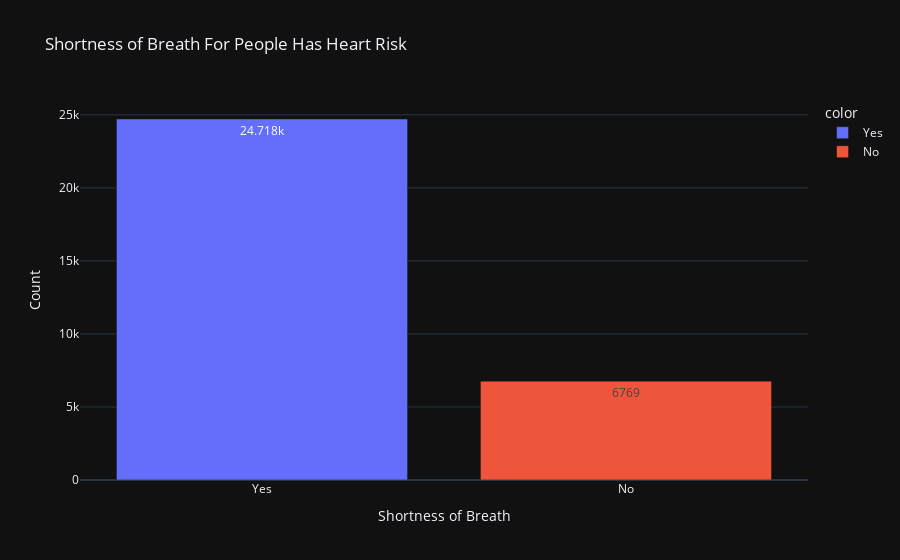

Notebook cell for this chart:
### Markdown cell above
#### Difficulty breathing, often associated with heart conditions.

### Code cell
df['Shortness_of_Breath_category'] = df['Shortness_of_Breath'].map({0:'No',1:'Yes'})
fig = px.bar(df[df['Heart_Risk'] == 1]['Shortness_of_Breath_category'].value_counts(),
             color = df[df['Heart_Risk'] == 1]['Shortness_of_Breath_category'].value_counts().index,
             template = 'plotly_dark',
             title = 'Shortness of Breath For People Has Heart Risk',
             labels = {'value':'Count','Shortness_of_Breath_category':'Shortness of Breath'},
             text_auto = True
             )
fig.show()

### Figure 1 — Plotly figure (JSON) as saved in the notebook; plotly's stock layout.template omitted (floating-point values rounded to 4 significant figures)
{"data": [{"hovertemplate": "color=Yes<br>Shortness of Breath=%{x}<br>Count=%{y}<extra></extra>", "legendgroup": "Yes", "marker": {"color": "#636efa", "pattern": {"shape": ""}}, "name": "Yes", "orientation": "v", "showlegend": true, "textposition": "auto", "texttemplate": "%{y}", "type": "bar", "x": ["Yes"], "xaxis": "x", "y": [24718], "yaxis": "y"}, {"hovertemplate": "color=No<br>Shortness of Breath=%{x}<br>Count=%{y}<extra></extra>", "legendgroup": "No", "marker": {"color": "#EF553B", "pattern": {"shape": ""}}, "name": "No", "orientation": "v", "showlegend": true, "textposition": "auto", "texttemplate": "%{y}", "type": "bar", "x": ["No"], "xaxis": "x", "y": [6769], "yaxis": "y"}], "layout": {"barmode": "relative", "legend": {"title": {"text": "color"}, "tracegroupgap": 0}, "title": {"text": "Shortness of Breath For People Has Heart Risk"}, "xaxis": {"anchor": "y", "domain": [0, 1], "title": {"text": "Shortness of Breath"}}, "yaxis": {"anchor": "x", "domain": [0, 1], "title": {"text": "Count"}}}}
